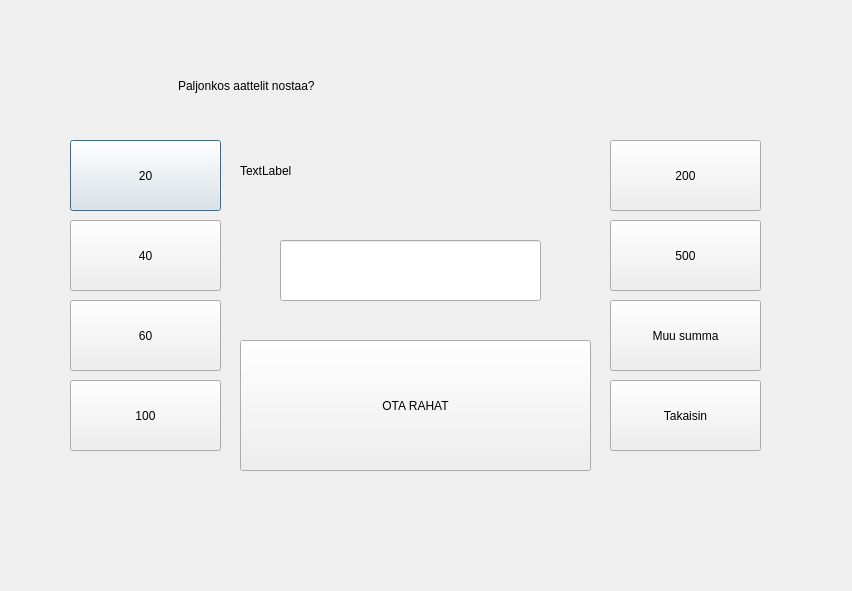
<?xml version="1.0" encoding="UTF-8"?>
<ui version="4.0">
 <class>nostaRahaa</class>
 <widget class="QDialog" name="nostaRahaa">
  <property name="geometry">
   <rect>
    <x>0</x>
    <y>0</y>
    <width>852</width>
    <height>591</height>
   </rect>
  </property>
  <property name="windowTitle">
   <string>Dialog</string>
  </property>
  <widget class="QPushButton" name="btn20">
   <property name="geometry">
    <rect>
     <x>70</x>
     <y>140</y>
     <width>151</width>
     <height>71</height>
    </rect>
   </property>
   <property name="text">
    <string>20</string>
   </property>
  </widget>
  <widget class="QPushButton" name="btn40">
   <property name="geometry">
    <rect>
     <x>70</x>
     <y>220</y>
     <width>151</width>
     <height>71</height>
    </rect>
   </property>
   <property name="text">
    <string>40</string>
   </property>
  </widget>
  <widget class="QPushButton" name="btn60">
   <property name="geometry">
    <rect>
     <x>70</x>
     <y>300</y>
     <width>151</width>
     <height>71</height>
    </rect>
   </property>
   <property name="text">
    <string>60</string>
   </property>
  </widget>
  <widget class="QPushButton" name="btn100">
   <property name="geometry">
    <rect>
     <x>70</x>
     <y>380</y>
     <width>151</width>
     <height>71</height>
    </rect>
   </property>
   <property name="text">
    <string>100</string>
   </property>
  </widget>
  <widget class="QPushButton" name="btn200">
   <property name="geometry">
    <rect>
     <x>610</x>
     <y>140</y>
     <width>151</width>
     <height>71</height>
    </rect>
   </property>
   <property name="text">
    <string>200</string>
   </property>
  </widget>
  <widget class="QPushButton" name="btn500">
   <property name="geometry">
    <rect>
     <x>610</x>
     <y>220</y>
     <width>151</width>
     <height>71</height>
    </rect>
   </property>
   <property name="text">
    <string>500</string>
   </property>
  </widget>
  <widget class="QPushButton" name="btnMuu">
   <property name="geometry">
    <rect>
     <x>610</x>
     <y>300</y>
     <width>151</width>
     <height>71</height>
    </rect>
   </property>
   <property name="text">
    <string>Muu summa</string>
   </property>
  </widget>
  <widget class="QPushButton" name="btnTakaisin">
   <property name="geometry">
    <rect>
     <x>610</x>
     <y>380</y>
     <width>151</width>
     <height>71</height>
    </rect>
   </property>
   <property name="text">
    <string>Takaisin</string>
   </property>
  </widget>
  <widget class="QPushButton" name="btnOtaRahat">
   <property name="geometry">
    <rect>
     <x>240</x>
     <y>340</y>
     <width>351</width>
     <height>131</height>
    </rect>
   </property>
   <property name="styleSheet">
    <string notr="true">border-image: url(:/rahat.png);
font: 10pt &quot;Lucida Sans&quot;;
color: rgb(0, 0, 0);</string>
   </property>
   <property name="text">
    <string>OTA RAHAT</string>
   </property>
  </widget>
  <widget class="QLineEdit" name="lineEditMuuSumma">
   <property name="geometry">
    <rect>
     <x>280</x>
     <y>240</y>
     <width>261</width>
     <height>61</height>
    </rect>
   </property>
   <property name="alignment">
    <set>Qt::AlignCenter</set>
   </property>
  </widget>
  <widget class="QLabel" name="labelMuuSumma">
   <property name="geometry">
    <rect>
     <x>240</x>
     <y>120</y>
     <width>341</width>
     <height>101</height>
    </rect>
   </property>
   <property name="text">
    <string>TextLabel</string>
   </property>
  </widget>
  <widget class="QLabel" name="labelOtsikko">
   <property name="geometry">
    <rect>
     <x>130</x>
     <y>60</y>
     <width>531</width>
     <height>51</height>
    </rect>
   </property>
   <property name="styleSheet">
    <string notr="true">font: 12pt &quot;Microsoft Sans Serif&quot;;
color: rgb(0, 0, 0);
</string>
   </property>
   <property name="text">
    <string>	Paljonkos aattelit nostaa?</string>
   </property>
  </widget>
 </widget>
 <resources/>
 <connections/>
</ui>
